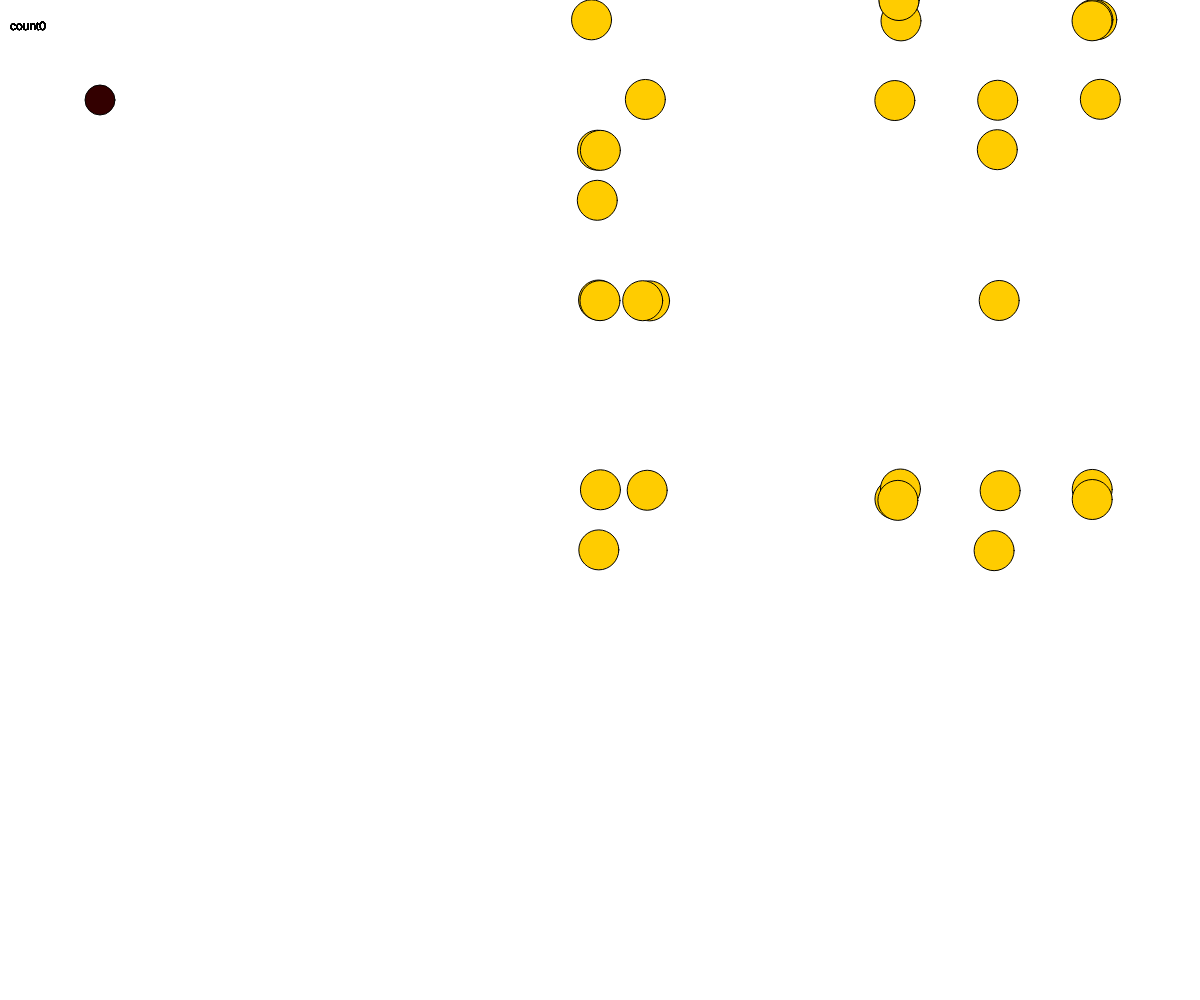
Frame 1 (no input)
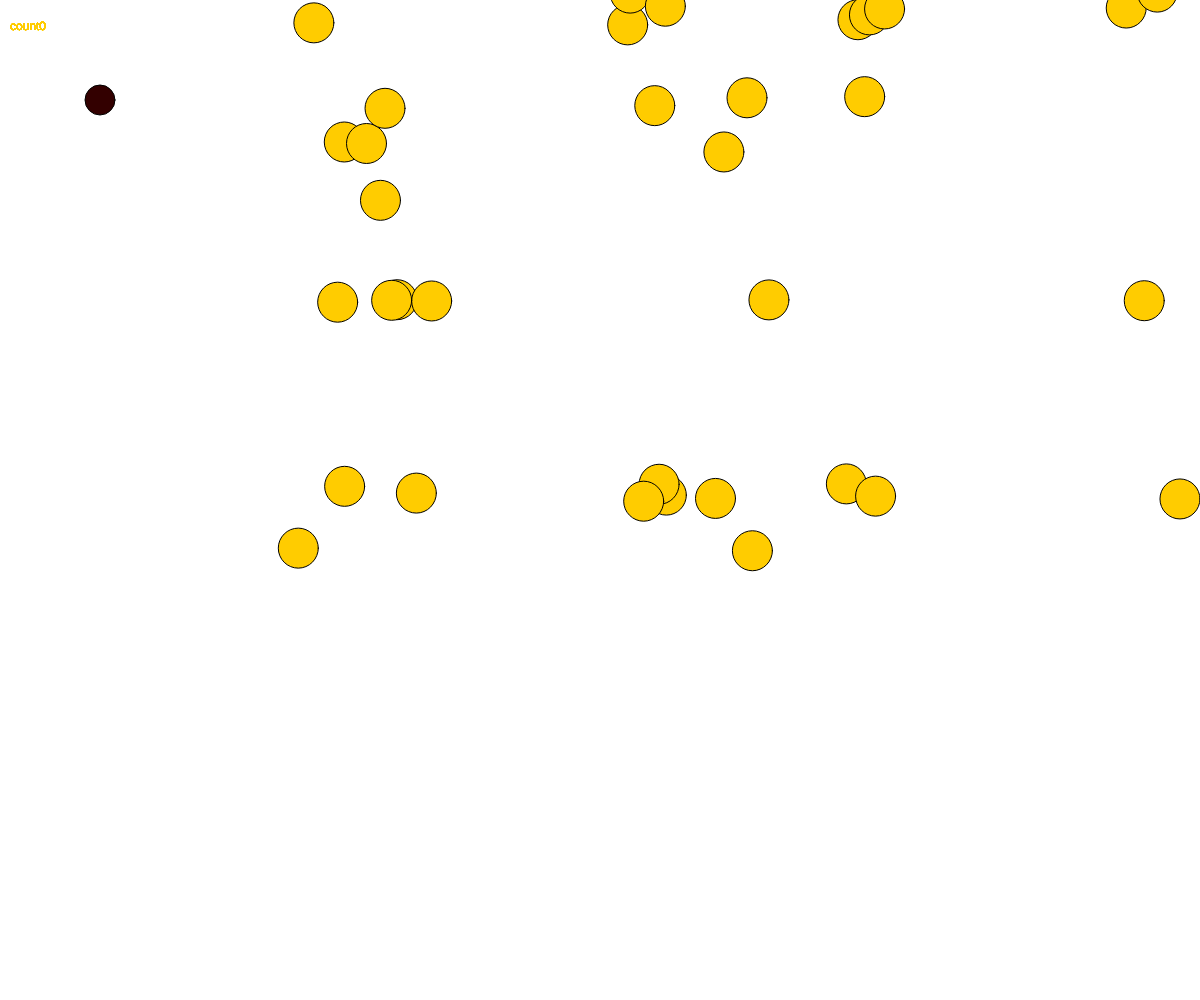
Frame 60 (no input)
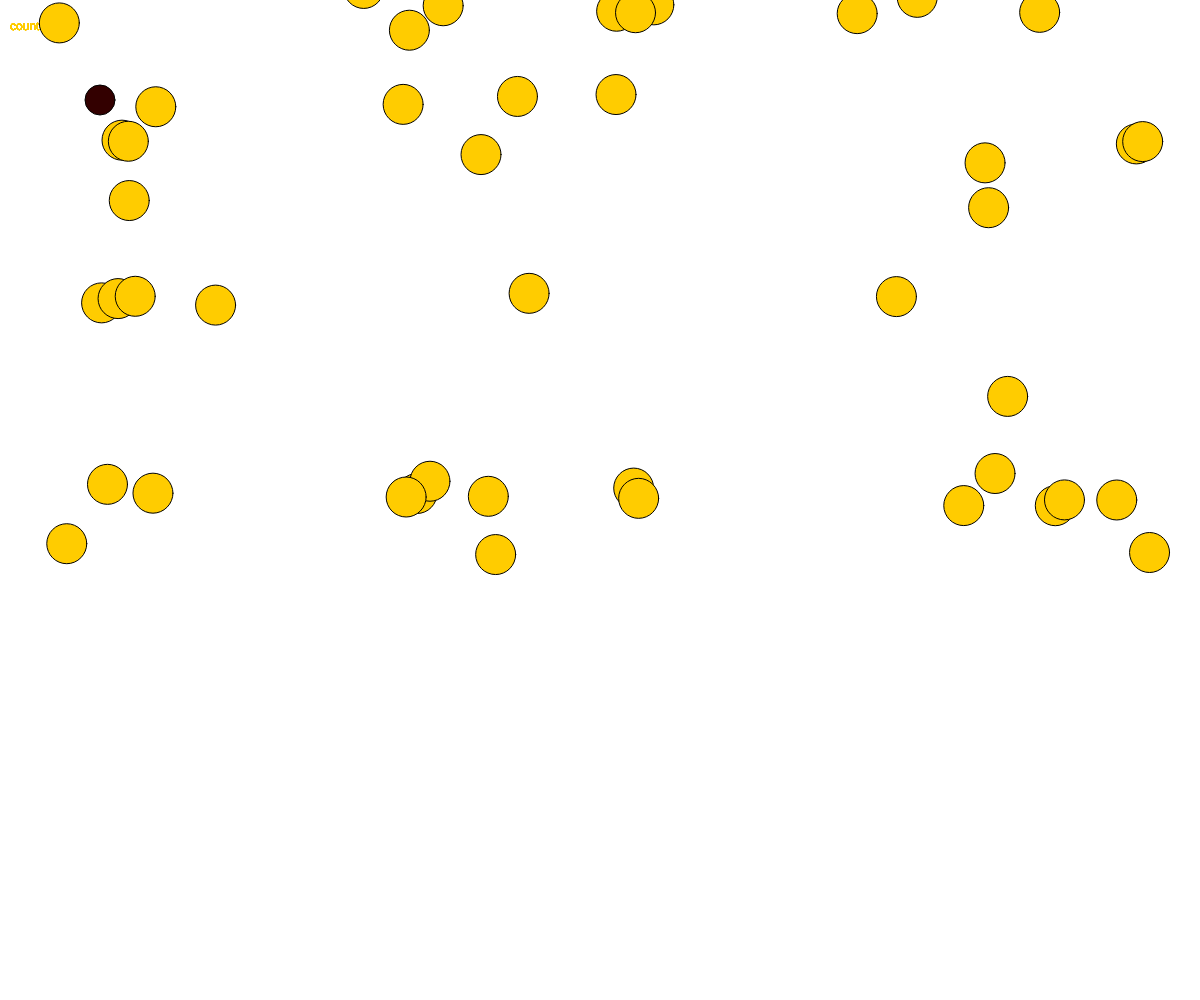
Frame 120 (the mouse pressed at the canvas centre since frame 60)

The p5.js sketch that drew these frames (run headless with seeded random() and noise() and a simulated clock; from frame 60 on, the mouse is pressed at the canvas centre):

// p5.js sketch
// ── sketch.js
let bubble1 = [];
let bubble2=[];
let bubble3=[];
let q = [600, 900, 1000, 1100, 1400, 1500, 1600, 650, 2000];
let w = [0, 100, 150, 200, 300, 400, 500, 550, 20, 490, ];
let parvesh;
let timer = 8;
let time=10;
let t=20;
let count=0;
let l = 100;
let a = 100;

class bubbles {
	constructor(x, y, r) {
		this.x = x;
		this.y = y;
		this.r = r;
		this.brightness = 0;
	}
	show(c, v, b) { //stroke(255);
		//strokeWeight(2);
		fill(c, v, b);
		ellipse(this.x, this.y, this.r)
	}
	move() {
			this.x = this.x + random(-9, 1);
			this.y = this.y + random(-1, 1);
		}

		in (other) {
			let d = dist(other.x, other.y, this.x, this.y)
			if (d < ((this.r + other.r) - 35)) {
				return true;
			} else {
				return false;
			}
		}
	
	vi (other) {
			let d = dist(other.x, other.y, this.x, this.y)
			if (d < ((this.r + other.r) - 35)) {
				return true;
			} else {
				return false;
			}
		go (other)
			let f = dist(other.x, other.y, this.x, this.y)
			if (f < ((this.r + other.r) - 35)) {
				return true;
			} else {
				return false;
			}
		
		
		
		
		}
	
	
	col()
	{fill('pink');
		ellipse(this.x, this.y, this.r)
	}
	
	display() {
    stroke(255);
    fill('orange');
    ellipse(this.x,this.y, 24);
	}
	
	

}

function setup() {

	createCanvas(windowWidth, windowHeight);
	//background(100);
	for (i = 0; i < 50; i++) {
		let m = random(q);
		let n = random(w);
		bubble1[i] = new bubbles(m, n, 40);
		bubble2[i]=new bubbles(m,random(height),40);
	}
	parvesh = new bubbles(100,100, 30);
}

function mousePressed() {
	
	if(t==0)
	{
  // push adds objects to end of array index
  bubble3.push(new bubbles(mouseX, mouseY,25));
	}}




function draw() {

	background('white');
	

	if (frameCount % 60 == 0 && timer > 0) {
		timer--;
		
	
	}
	if (frameCount % 60 == 0 && t > 0) {
		t--;
			}	

	if (timer == 0) {
		for (let i = 0; i < bubble1.length; i++) {                              
			bubble1.splice(i, 1);
		}
	}


	if (keyIsDown(LEFT_ARROW)) {
		l -= 5;
	}

	if (keyIsDown(RIGHT_ARROW)) {
		l += 5;
	}

	if (keyIsDown(UP_ARROW)) {
		a -= 5;
	}

	if (keyIsDown(DOWN_ARROW)) {
		a += 5;
	}

	clear();

	for (let i = 0; i < bubble1.length; i++) {
		if (parvesh.in(bubble1[i])) {
			             parvesh.splice();
		}
	}
	
	for (let i = 0; i < bubble3.length; i++)
	{
		if (parvesh.vi(bubble3[i])) 
		{
parvesh.splice();
			
		}
	}
	
	
	
	
	
	for(let i=0;i<bubble2.length;i++)
	{if(parvesh.vi(bubble2[i]))
			{ bubble2.splice(i,1);
			 count=count+1;
			 textSize(32);
//text('count'+count, 10, 30);
			}
	 text('count'+count, 10, 30);
	}
	
	
	
	parvesh.x = l;
	parvesh.y = a;

	parvesh.show(51, 0, 0);
	for (let b of bubble1) {
		b.move();
		b.show(255, 204, 0);
	}
	
	

if (frameCount % 60 == 0 && time > 0) {
		time--;
	}
		for (let c of bubble2) {
               if(time==0)
                   {
			                 c.move();
		                    c.col();
									 }
	                     	
}

for (var e = 0; e < bubble3.length; e++) {
    bubble3[e].move();
    bubble3[e].display();}






}
